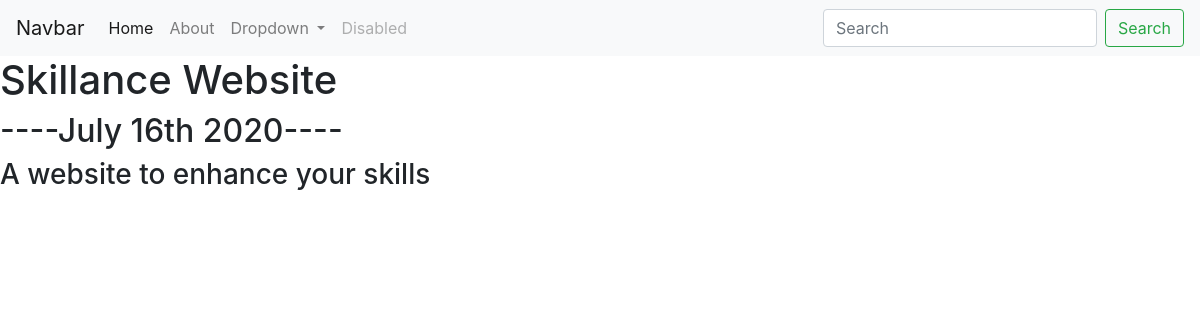
Page /blog/1/ on the committed database.
### blog/models.py (models this page shows)
class subproject_blog(models.Model):
	title = models.CharField(max_length=150)
	date = models. DateField()
	description = models.TextField()

### blog/views.py (the view)
# urls.py: path('<int:blog_id>/', views.detail , name='detail'),
def detail(request , blog_id):
	sub = get_object_or_404(subproject_blog, pk=blog_id)
	return render(request , 'blog/detail.html' , {'sub' : sub});

### blog/templates/blog/detail.html
{% extends 'portfolio/base.html' %}
{% block content %}
<h1>{{sub.title}}<h1>
<h2>----{{sub.date | date:'F jS Y'}}----</h2>
<h3>{{sub.description |safe}}</h3>
{% endblock%}

### rows in the picture
subproject_blog: title "Skillance Website", date "July 16th 2020", description "A website to enhance your skills"
